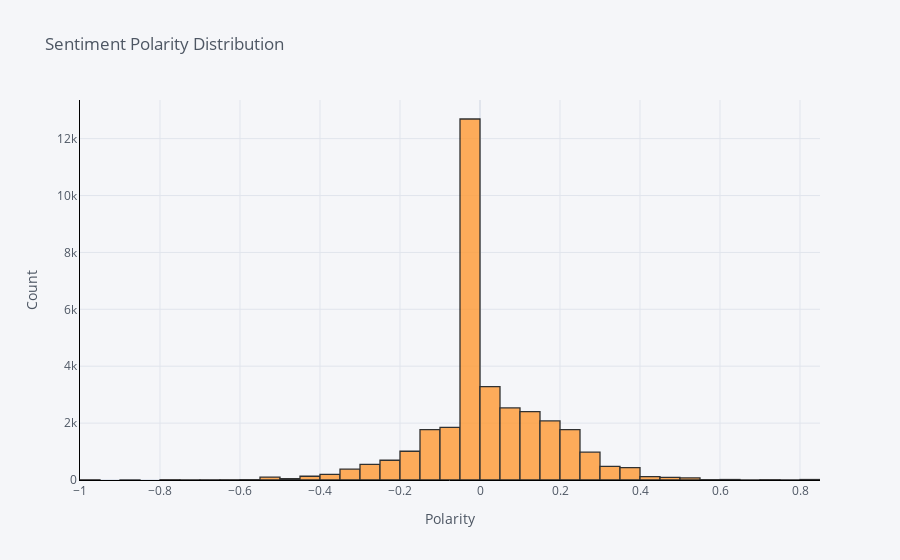

The cell this chart's notebook holds for it:
### Code cell
df['polarity'].iplot(
    kind='hist',
    bins=50,
    xTitle='Polarity',
    linecolor='black',
    yTitle='Count',
    title='Sentiment Polarity Distribution')

### Figure 1 — Plotly figure (JSON) as saved in the notebook; plotly's stock layout.template omitted (floating-point values rounded to 4 significant figures; data arrays with more than 128 entries replaced by an {"elided": "..."} marker saying what was removed)
{"data": [{"histfunc": "count", "histnorm": "", "marker": {"color": "rgba(255, 153, 51, 1.0)", "line": {"color": "#000000", "width": 1.3}}, "name": "polarity", "nbinsx": 50, "opacity": 0.8, "orientation": "v", "type": "histogram", "x": {"elided": "33769 float values"}}], "layout": {"barmode": "overlay", "legend": {"bgcolor": "#F5F6F9", "font": {"color": "#4D5663"}}, "paper_bgcolor": "#F5F6F9", "plot_bgcolor": "#F5F6F9", "title": {"font": {"color": "#4D5663"}, "text": "Sentiment Polarity Distribution"}, "xaxis": {"gridcolor": "#E1E5ED", "linecolor": "black", "showgrid": true, "tickfont": {"color": "#4D5663"}, "title": {"font": {"color": "#4D5663"}, "text": "Polarity"}, "zerolinecolor": "#E1E5ED"}, "yaxis": {"gridcolor": "#E1E5ED", "linecolor": "black", "showgrid": true, "tickfont": {"color": "#4D5663"}, "title": {"font": {"color": "#4D5663"}, "text": "Count"}, "zerolinecolor": "#E1E5ED"}}}
